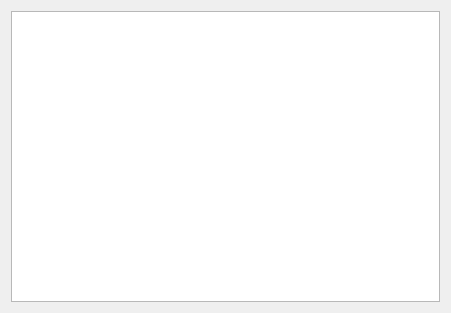
<?xml version="1.0" encoding="UTF-8"?>
<ui version="4.0">
 <class>Diagramm</class>
 <widget class="QWidget" name="Diagramm">
  <property name="geometry">
   <rect>
    <x>0</x>
    <y>0</y>
    <width>451</width>
    <height>313</height>
   </rect>
  </property>
  <property name="windowTitle">
   <string>Form</string>
  </property>
  <layout class="QGridLayout" name="gridLayout">
   <item row="0" column="0">
    <widget class="QGraphicsView" name="graphicsView"/>
   </item>
  </layout>
  <action name="actionAktuallisiren">
   <property name="text">
    <string>Aktuallisiren</string>
   </property>
   <property name="shortcut">
    <string>F5</string>
   </property>
  </action>
 </widget>
 <resources/>
 <connections/>
</ui>
